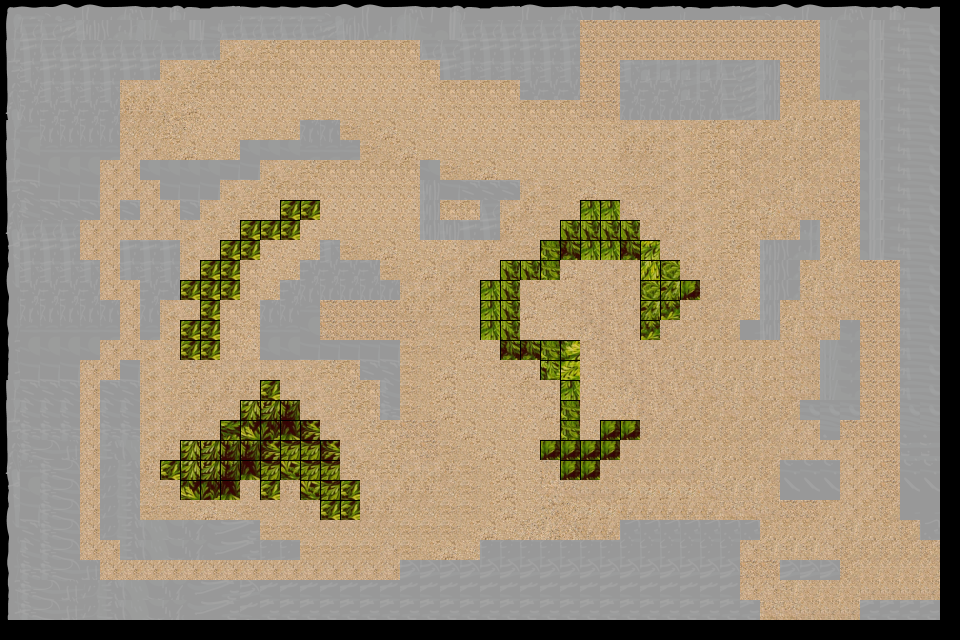

A 2D game scene composited from a Tiled map and its tileset images. What follows is a short description and the map's XML, with each tile layer's data collapsed to a summary:
An orthogonal 48x32 tile map with 20x20 px tiles, 4 tile layers (rock, sand, trees, meta), 4 tilesets and 1 object (SpawnPoint).

<map version="1.0" orientation="orthogonal" width="48" height="32" tilewidth="20" tileheight="20">
 <tileset firstgid="1" name="sand" tilewidth="20" tileheight="20">
  <image source="tiles/sand.png" trans="ff00ff" width="256" height="256" />
 </tileset>
 <tileset firstgid="145" name="trees" tilewidth="20" tileheight="20">
  <image source="tiles/trees.png" trans="ff00ff" width="336" height="252" />
 </tileset>
 <tileset firstgid="337" name="rock" tilewidth="20" tileheight="20">
  <image source="tiles/rock.png" trans="ff00ff" width="256" height="256" />
 </tileset>
 <tileset firstgid="481" name="meta_tiles" tilewidth="20" tileheight="20">
  <image source="tiles/meta_tiles.png" width="67" height="34" />
  <tile id="0">
   <properties>
    <property name="Collidable" value="true" />
   </properties>
  </tile>
 </tileset>
 <layer name="rock" width="48" height="32">
  <data>[1536 cells, 1457 non-empty, 144 distinct tile ids]</data>
 </layer>
 <layer name="sand" width="48" height="32">
  <data>[1536 cells, 870 non-empty, 36 distinct tile ids]</data>
 </layer>
 <layer name="trees" width="48" height="32">
  <properties>
   <property name="Collidable" value="true" />
  </properties>
  <data>[1536 cells, 98 non-empty, 24 distinct tile ids]</data>
 </layer>
 <objectgroup draworder="topdown" name="Resp" width="48" height="32">
  <object name="SpawnPoint" x="438" y="394" />
 </objectgroup>
 <layer name="meta" width="48" height="32">
  <data>[1536 cells, 98 non-empty, 1 distinct tile ids]</data>
 </layer>
</map>
